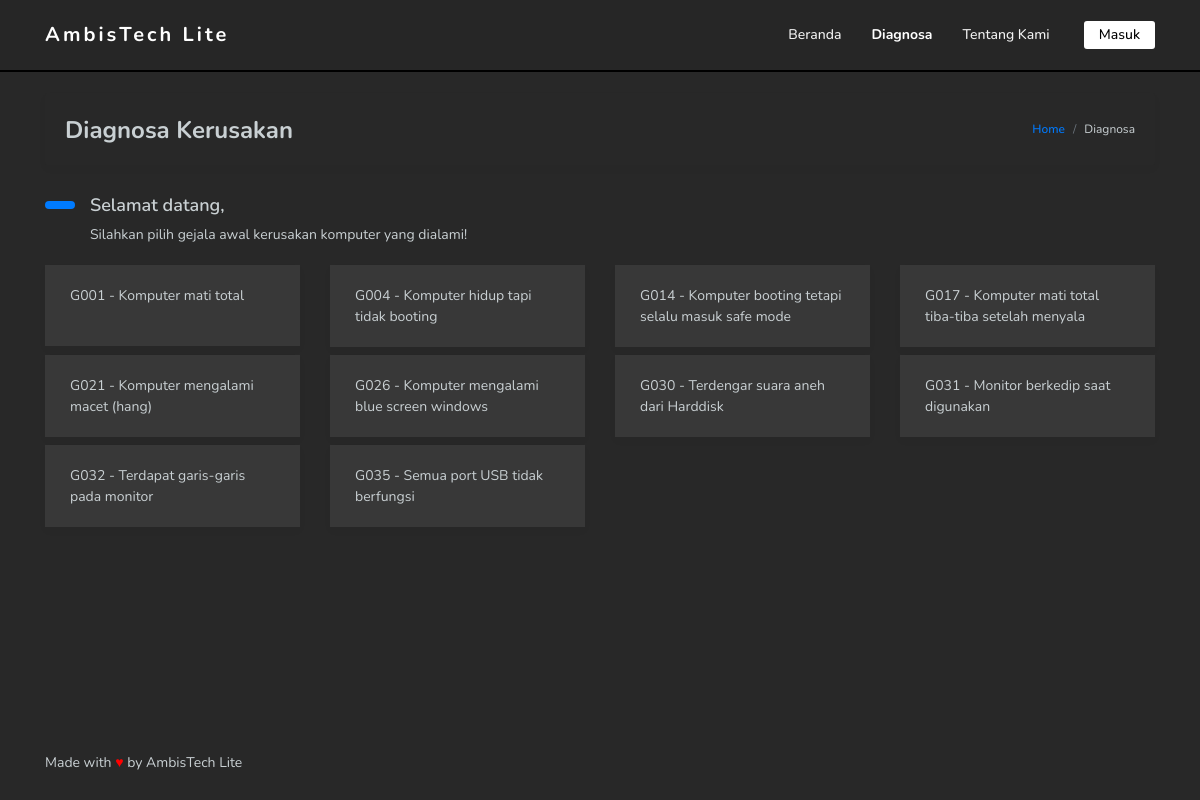
/index.php/konsultasi, run on an earlier commit of the app's database.
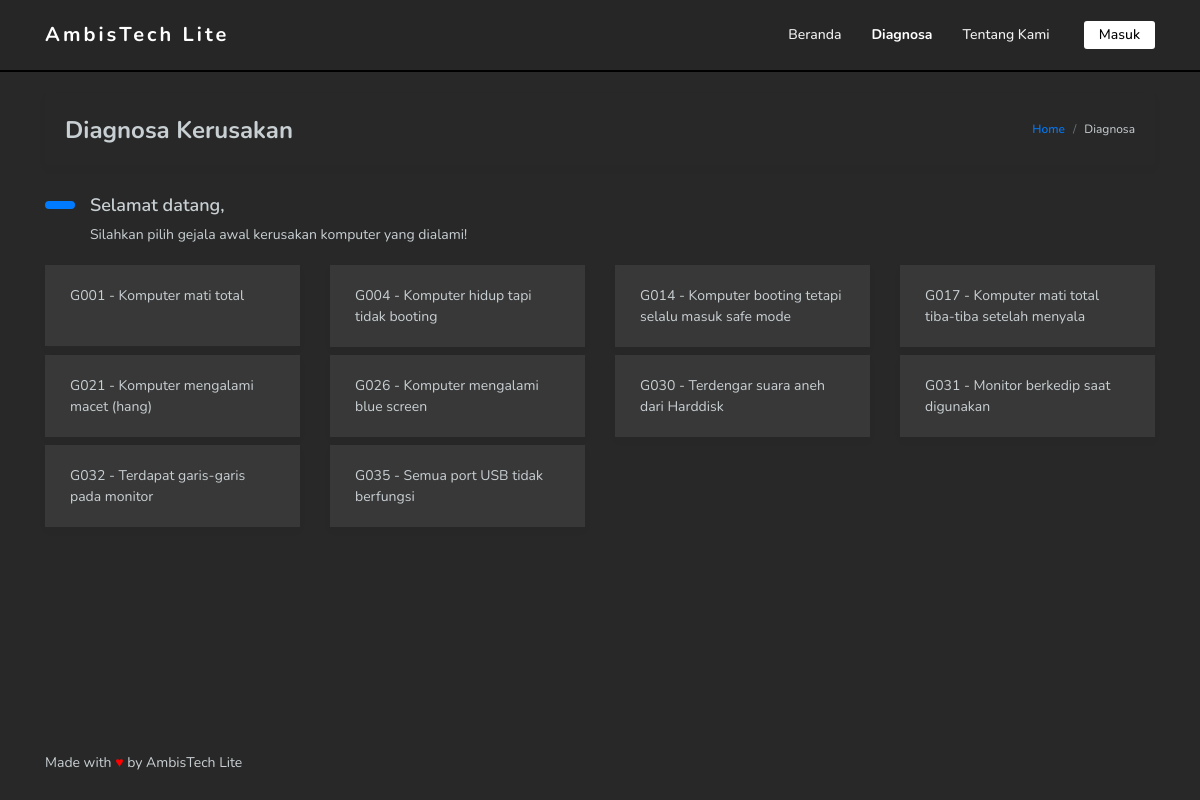
And on a later commit of the database.
### tables this page shows
CREATE TABLE `gejala` (
  `kd_gejala` char(4) NOT NULL,
  `nama_gejala` varchar(255) NOT NULL,
  `is_first` smallint(1) NOT NULL DEFAULT '0'
);

### application/libraries/Template.php (called while the page is built)
<?php if (!defined('BASEPATH')) exit('No direct script access allowed');
class Template
{
    var $template_data = array();
    function set($name, $value)
    {
        $this->template_data[$name] = $value;
    }
    function load($template = '', $view = '', $view_data = array(), $return = FALSE)
    {
        $this->CI = &get_instance();
        $this->set('contents', $this->CI->load->view($view, $view_data, TRUE));
        return $this->CI->load->view($template, $this->template_data, $return);
    }
}

### application/controllers/Konsultasi.php (called while the page is built, shortened)
<?php
class Konsultasi extends CI_Controller {
	public function index()
	{
		$data['title'] = "Konsultasi";
		$data['gejala'] = $this->db->get_where('gejala', ['is_first'=>'1'])->result_array();
		$this->template->load('home/template', 'home/konsultasi/index', $data);
	}
}

### index.php (called while the page is built, shortened)
<?php
require_once BASEPATH.'core/CodeIgniter.php';

### application/views/home/konsultasi/index.php (the view, shortened to what this page needs)
<section class="section">
	<div class="section-header">
		<h1>Diagnosa Kerusakan</h1>
		<div class="section-header-breadcrumb">
			<div class="breadcrumb-item active"><a href="<?= base_url('/'); ?>">Home</a></div>
			<div class="breadcrumb-item">Diagnosa</div>
		</div>
	</div>
	<div id="awal" class="section-body">
		<h2 class="section-title">Selamat datang,</h2>
		<p class="section-lead">Silahkan pilih gejala awal kerusakan komputer yang dialami!</p>
		<div class="row">
			<?php foreach($gejala as $row): ?>
				<div class="col-md-3" style="min-height: 90%; cursor:pointer;">
					<div style="min-height: 90%;" class="card mb-2 gejala" data-id="<?= $row['kd_gejala']; ?>" style="cursor: pointer;">
						<div class="card-body"><?= $row['kd_gejala'].' - '.$row['nama_gejala']; ?></div>
					</div>
				</div>
			<?php endforeach; ?>
		</div>
	</div>
</section>

### application/views/home/template.php (shortened to what this page needs)
<!DOCTYPE html>
<html lang="en">
<head>
    <link rel="stylesheet" href="https://stackpath.bootstrapcdn.com/bootstrap/4.3.1/css/bootstrap.min.css">
    <link rel="stylesheet" href="https://use.fontawesome.com/releases/v5.7.2/css/all.css">
    <link rel="stylesheet" href="<?= base_url('assets/css/style.css') ?>">
    <link rel="stylesheet" href="<?= base_url('assets/css/components.css') ?>">
    <link rel="stylesheet" href="<?= base_url('assets/css/loading.css') ?>">
</head>
<body class="layout-3">
    <div id="app">
        <div class="main-wrapper container">
            <div class="navbar-bg"></div>
            <nav class="navbar navbar-expand-lg main-navbar">
                <div class="container">
                    <a href="<?= base_url('/'); ?>" class="navbar-brand sidebar-gone-hide">AmbisTech Lite</a>
                    <div class="nav-collapse">
                        <ul class="navbar-nav">
                            <li class="nav-item <?= $this->uri->segment('1') == ""?'active':''; ?>"><a href="<?= base_url('/'); ?>" class="nav-link">Beranda</a></li>
                            <li class="nav-item <?= $this->uri->segment('1') == "konsultasi"?'active':''; ?>"><a href="<?= base_url('/konsultasi'); ?>" class="nav-link">Diagnosa</a></li>
                            <li class="nav-item <?= $this->uri->segment('1') == "about"?'active':''; ?>"><a href="<?= base_url('/about'); ?>" class="nav-link">Tentang Kami</a></li>
                            <li class="nav-item" style="background-color: white; color: black; border-radius: 3px; margin-left: 1.2rem;"><a href="<?= base_url('/auth'); ?>" class="nav-link" style="color: black;">Masuk</a></li>
                        </ul>
                    </div>
                </div>
            </nav>
            <div class="main-content">
                <?= $contents ?>
            </div>
            <footer class="main-footer">
                <div class="footer-left">
                    Made with <span style="color: red;">&hearts;</span> by AmbisTech Lite
                </div>
            </footer>
        </div>
    </div>
</body>
</html>

What changed in the data, as far as the page shows it:
changed gejala "G026": nama_gejala "Komputer mengalami blue screen windows" → "Komputer mengalami blue screen"
